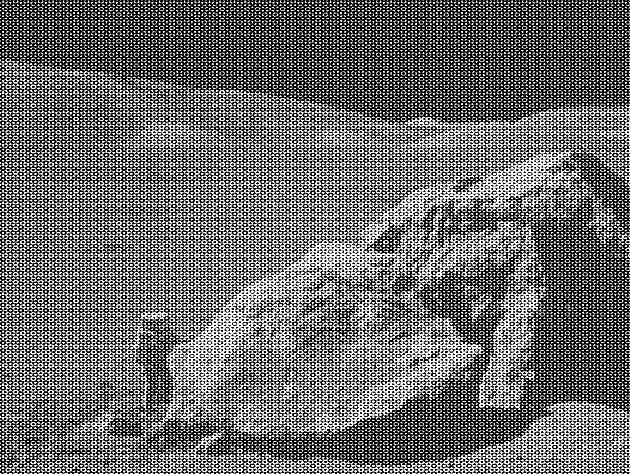
#> input picture moonlanding.png, 630 x 474 px
$ jupyter execute --allow-errors '09ex_Algorithms (1).ipynb'
#> lines starting #> are read from the running program, lines starting #| are printed output that depends on the picture
1\. **Maximum wind speed prediction at the Sprogø station**

The exercise goal is to predict the maximum wind speed occurring every 50 years even if no measure exists for such a period. The available data are only measured over 21 years at the Sprogø meteorological station located in Denmark.

The annual maxima are supposed to fit a normal probability density function. However such function is not going to be estimated because it gives a probability from a wind speed maxima. Finding the maximum wind speed occurring every 50 years requires the opposite approach, the result needs to be found from a defined probability. That is the quantile function role and the exercise goal will be to find it. In the current model, it is supposed that the maximum wind speed occurring every 50 years is defined as the upper 2% quantile.

By definition, the quantile function is the inverse of the cumulative distribution function. The latter describes the probability distribution of an annual maxima. In the exercise, the cumulative probability $p_i$ for a given year i is defined as $p_i = i/(N+1)$ with $N = 21$, the number of measured years. Thus it will be possible to calculate the cumulative probability of every measured wind speed maxima. From those experimental points, the scipy.interpolate module will be very useful for fitting the quantile function. Finally the 50 years maxima is going to be evaluated from the cumulative probability of the 2% quantile.

Practically, load the dataset:

```python
import numpy as np
max_speeds = np.load('max-speeds.npy')
years_nb = max_speeds.shape[0]
```

Compute then the cumulative probability $p_i$ (`cprob`) and sort the maximum speeds from the data. Use then the  UnivariateSpline from scipy.interpolate to define a quantile function and thus estimate the probabilities.

In the current model, the maximum wind speed occurring every 50 years is defined as the upper 2% quantile. As a result, the cumulative probability value will be:

```python
fifty_prob = 1. - 0.02
```

So the storm wind speed occurring every 50 years can be guessed as:

``` python
fifty_wind = quantile_func(fifty_prob)
```

[cell 1]
import numpy as np
#> (the rest of this cell did not finish here and is left out)

2\. **Curve fitting of temperature in Alaska**

The temperature extremes in Alaska for each month, starting in January, are given by (in degrees Celcius):

max:  17,  19,  21,  28,  33,  38, 37,  37,  31,  23,  19,  18

min: -62, -59, -56, -46, -32, -18, -9, -13, -25, -46, -52, -58

* Plot these temperature extremes.
* Define a function that can describe min and max temperatures.
* Fit this function to the data with scipy.optimize.curve_fit().
* Plot the result. Is the fit reasonable? If not, why?
* Is the time offset for min and max temperatures the same within the fit accuracy?

[cell 2]
from matplotlib import pyplot as plt

fig, ax = plt.subplots(figsize=(14, 7))

max= np.array([17, 19, 21, 28, 33, 38, 37, 37, 31, 23, 19, 18])
min= np.array([-62, -59, -56, -46, -32, -18, -9, -13, -25, -46, -52, -58])

ax.scatter(np.arange(12),max,color='r',edgecolor='black',label='Monthly Max Temperatures')
ax.scatter(np.arange(12),min,color='b',edgecolor='black',label='Monthly Min Temperatures')
ax.set_title('Monthly Temperature Extremes in Alaska',fontsize=13)
ax.set_xlabel('Month', fontsize= 13)
ax.set_ylabel('T (°C)',fontsize= 13)


from scipy import optimize

def gauss(x,A,mu,sigma,c):
    gauss= A*np.exp(-(x-mu)**2/(2*sigma))+c
    return gauss

params_min, params_covariance_min = optimize.curve_fit(gauss, np.arange(12),min, p0=[1,6,3,-60])
print(params_min)
print (params_covariance_min)

params_max, params_covariance_max = optimize.curve_fit(gauss, np.arange(12),max, p0=[1,6,3,15])
print(params_max)
print (params_covariance_max)

ax.plot(np.linspace(0,12,120), gauss(np.linspace(0,12,120), params_min[0], params_min[1],params_min[2],params_min[3]),label='Fitted Min Gaussian', color='b')
ax.plot(np.linspace(0,12,120), gauss(np.linspace(0,12,120), params_max[0], params_max[1],params_max[2],params_max[3]),label='Fitted Max Gaussian', color='r')
ax.legend(loc="best")
print("The maximum max monthly temperature is reached at month ",params_max[1],'±',np.sqrt(params_covariance_max[1,1]))
print("The maximum min monthly temperature is reached at month ",params_min[1],'±',np.sqrt(params_covariance_min[1,1]))
print("So there's a non-zero offset, considering also the uncertanties, between the two maxima.")
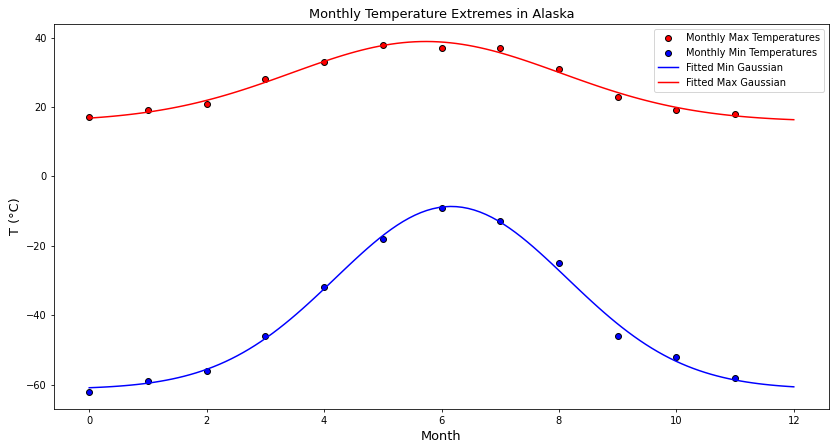
#> figure drawn by matplotlib, 1 panel; curve peaks at x = 6.15, y = -8.67; curve peaks at x = 5.75, y = 38.87

3\. **2D minimization of a six-hump camelback function**

$$
f(x,y) = \left(4-2.1x^2+\frac{x^4}{3} \right) x^2 +xy + (4y^2 -4)y^2
$$

has multiple global and local minima. Find the global minima of this function.

Hints:

* Variables can be restricted to $-2 < x < 2$ and $-1 < y < 1$.
* Use numpy.meshgrid() and pylab.imshow() to find visually the regions.
* Use scipy.optimize.minimize(), optionally trying out several of its methods.

How many global minima are there, and what is the function value at those points? What happens for an initial guess of $(x, y) = (0, 0)$ ?

[cell 3]
def f(v):
    return( (4-2.1*v[0]**2+v[0]**4/3.)*v[0]**2 +v[0]*v[1] + (4*v[1]**2-4)*v[1]**2 ) # scipy.optimize.minimize accepts only functions with 1 parameter

x = np.linspace(-2, 2, 1001)
y = np.linspace(-1, 1, 1001)

xx,yy = np.meshgrid(x, y)
#xx is a 2D matrix: contains copies of the 1D array x stacked vertically...it's a 1001x1001 matrix with the x coord of a grid
#yy contains copies of the 1D array y stacked horizontally
zz = f( (xx,yy) )

from matplotlib import pyplot as plt

plt.imshow(zz, extent=[-2, 2, -1, 1], cmap='Spectral_r') ##extent to specify x,y limits
plt.colorbar()
plt.xlabel('X')
plt.ylabel('Y')

import scipy.optimize
min_1= scipy.optimize.minimize(f,x0=(0,-.75), bounds=((-0.5,0.5),(-1,-0.3)))
print('Local minimum 1 at', min_1.x, "with f=",f(min_1.x))

min_2= scipy.optimize.minimize(f,x0=(0,.75), bounds=((-0.5,0.6),(0.2,2)) )
print('Local minimum 2 at', min_2.x, "with f=",f(min_2.x))

# [5 lines of commented-out code are left out]

print('Minimum 1 and 2 are both global minima of f, and f_min=', f(min_2.x))
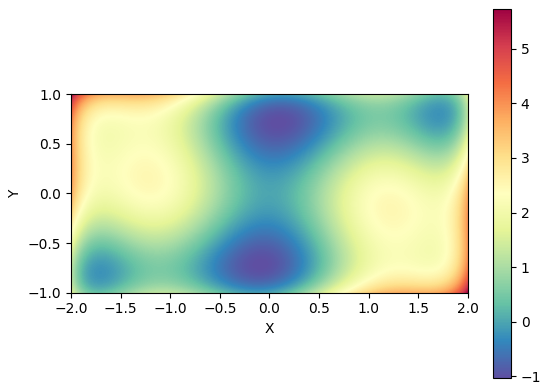
#> figure drawn by matplotlib, 2 panels

4\. **FFT of a simple dataset**

Performe a periodicity analysis on the lynxs-hares population

5\. **FFT of an image**

* Examine the provided image `moonlanding.png`, which is heavily contaminated with periodic noise. In this exercise, we aim to clean up the noise using the Fast Fourier Transform.
* Load the image using pylab.imread().
* Find and use the 2-D FFT function in scipy.fftpack, and plot the spectrum (Fourier transform of) the image. Do you have any trouble visualising the spectrum? If so, why?
* The spectrum consists of high and low frequency components. The noise is contained in the high-frequency part of the spectrum, so set some of those components to zero (use array slicing).
* Apply the inverse Fourier transform to see the resulting image.

[cell 4]
from scipy import fftpack

image = plt.imread("moonlanding.png")
#> image is the input picture: shape (474, 630) float32; min 0, max 1, mean 0.424
plt.imshow(image)# for grayscale images the output is a 2D array with shape (height, width)
# with values being the normalized intensity of each pixel in [0.0, 1.0]

fft_image = fftpack.fft2(image) ## 2-D FFT: it outputs the 2-D spatial frequency spectrum of the image
power = np.abs(fft_image) # the module is the amplitude of each frequency

fig, ax = plt.subplots(figsize=(11, 6))
p=ax.imshow(np.log(power))  # use log scale to make the graph readable
ax.set_title("2D Power Spectrum (Log Scale)")
plt.colorbar(p)
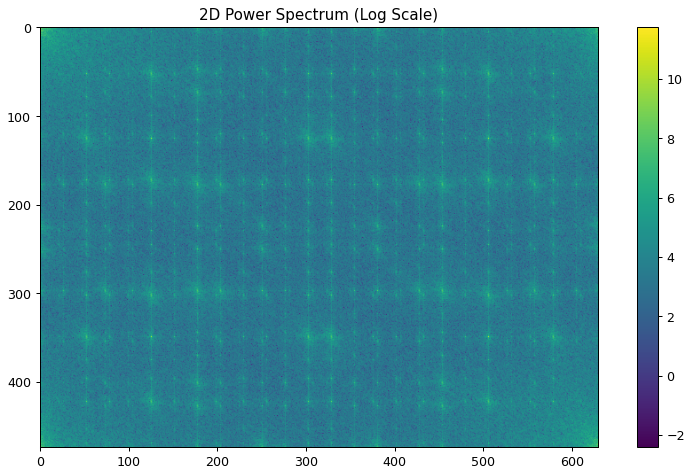
#> figure drawn by matplotlib, 2 panels

[cell 5]
#Remove the high frequency noise by setting all values above a certain value to zero
threshold = 0.01
fft_image[power> (threshold * np.max(power))] = 0 # frequencies above 1% of maximum are removed
filt_power = np.abs(fft_image)
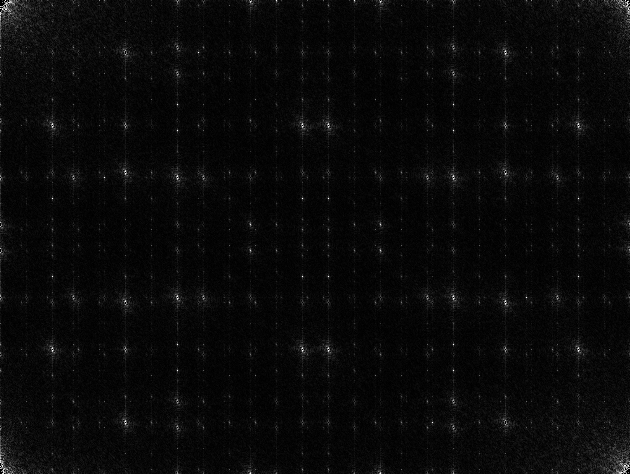
#> filt_power: shape (474, 630) float32; min 0, max 1265.3, mean 47.6; drawn with min black and max white

# plot of new power spectrum
plt.imshow(np.log(filt_power))
plt.title('2D Filtered Power Spectrum (Log Scale)')
plt.colorbar()
plt.show()
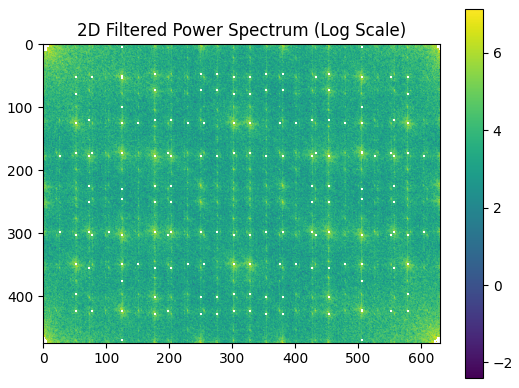
#> figure drawn by matplotlib, 2 panels

#Inverse fourier transform
filt_image = fftpack.ifft2(fft_image).real
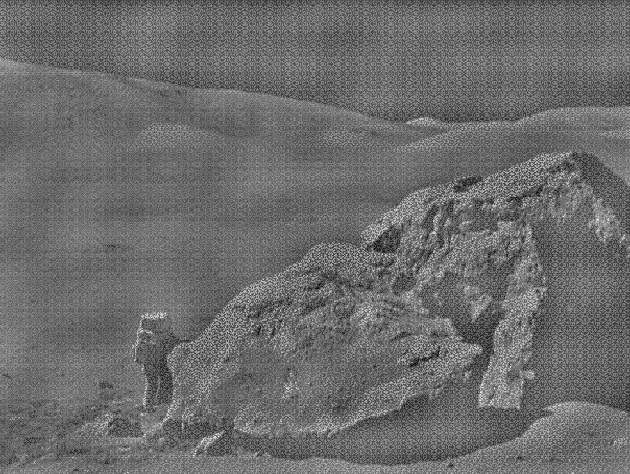
#> filt_image: shape (474, 630) float32; min -0.58, max 0.783, mean 2.04e-10; drawn with min black and max white

#Plot of filtered image
plt.imshow(filt_image, cmap = 'gray')
plt.title('Filtered image')
plt.show()
